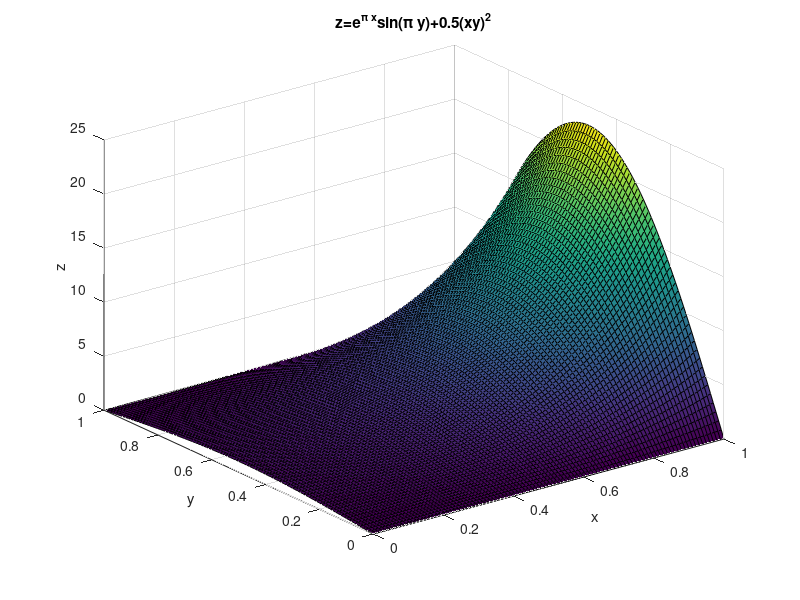

The MATLAB script that drew this image:
clear vars;
clc;

h=0.01;
x0=0; x_end=1; x=x0:h:x_end;
y0=0; y_end=1; y=x0:h:y_end;

f=@(x,y) exp(pi.*x).*sin(pi.*y)+(0.5.*(x.*y).^2);
[X,Y]=meshgrid(x,y);
Z=f(X,Y);

surf(X,Y,Z)
title('z=e^{\pi x}sin(\pi y)+0.5(xy)^2')
zlabel('z'); xlabel('x');ylabel('y')

